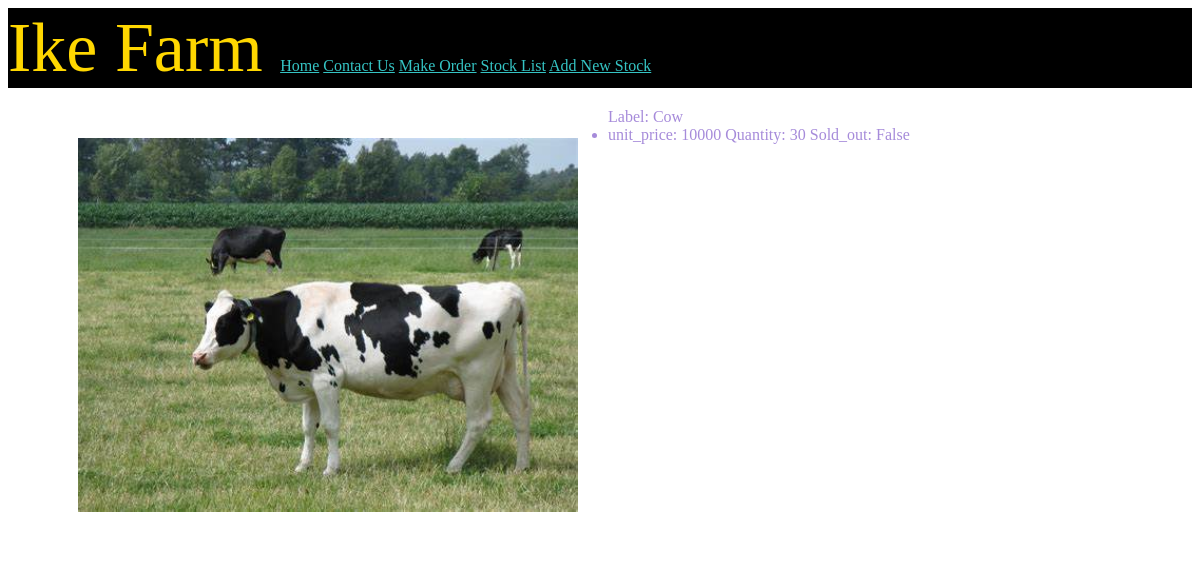
Screenshot of /stock_detail/13 with the database file from the repository.
### livestock/models.py (models this page shows)
class stock(models.Model):
    label = models.fields.CharField(max_length=50)
    unit_price = models.fields.CharField(max_length=10)
    quantity = models.fields.IntegerField()
    image = models.ImageField(upload_to='media/', blank=True, null=True)
    sold_out = models.fields.BooleanField()

### livestock/views.py (the view)
# urls.py: path('stock_detail/<int:id>',views.stock_detail,name='stock-detail'),
def stock_detail(request,id):
    Stock = stock.objects.get(id=id)
    return render(request,'livestock/stock_detail.html',{'Stock':Stock})

### livestock/templates/livestock/stock_detail.html
{% extends 'livestock/hello.html' %}
{% block content %}
<div>
<ul>
{% if Stock.image %}
    <h2><img src="{{ Stock.image.url}}" width=500></h2>
{% endif %}
    <l1>Label: {{Stock.label}}</l1>
<li>unit_price: {{Stock.unit_price}}</l1>
<l1>Quantity: {{Stock.quantity}}</l1>
<l1>Sold_out: {{Stock.sold_out}}</l1>
</ul>
</div>
{% endblock %}

### static/css/styles.css (style rules this page uses)
body { color: rgb(166, 139, 218); background-color: white; }
h2 { color:rgb(255, 8, 0); }
img { float: left; padding: 30px; }

### rows the page displays
stock: image (picture), label "Cow", unit_price "10000", quantity "30", sold_out "False"
